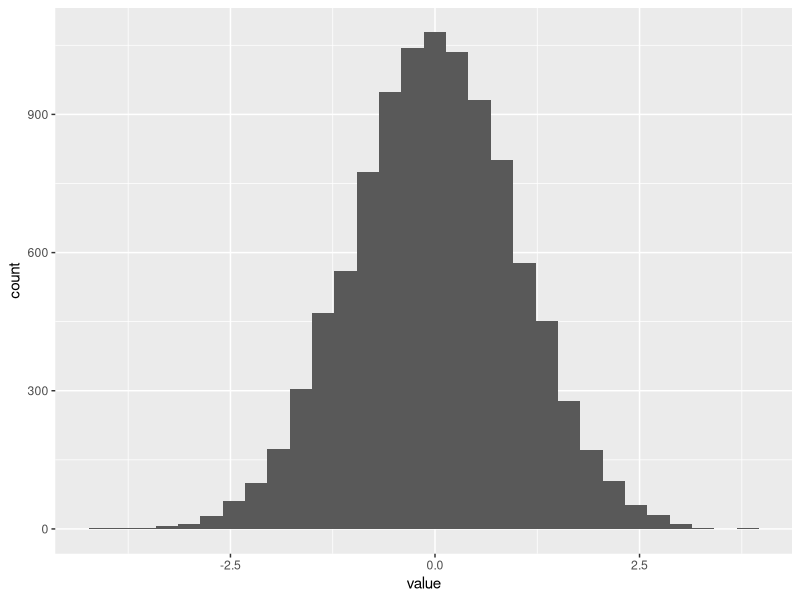
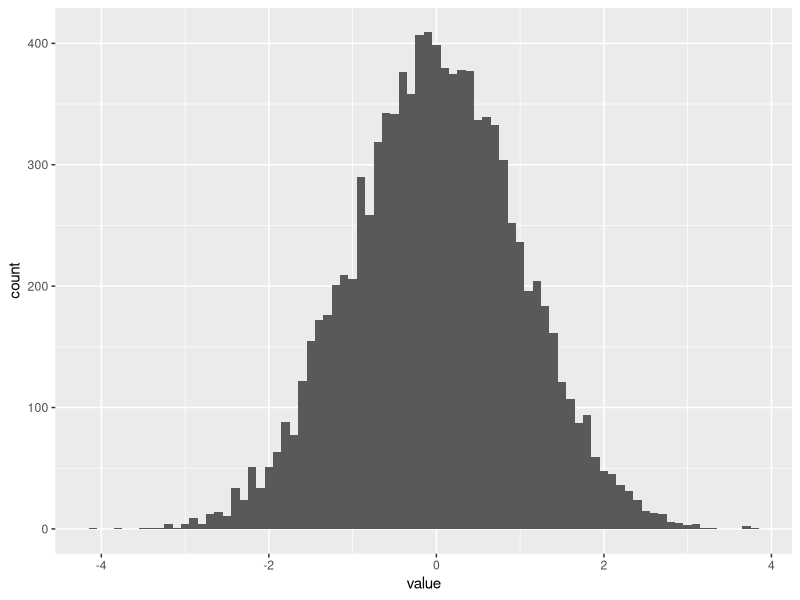
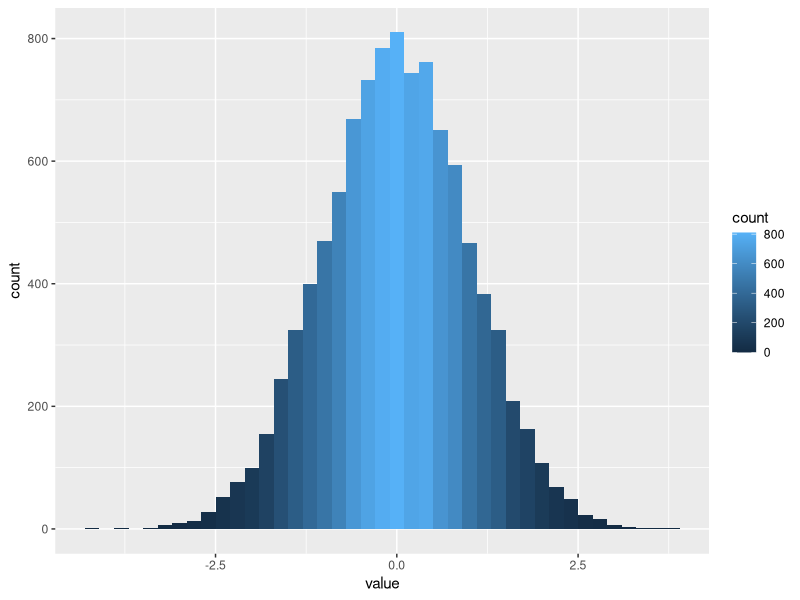
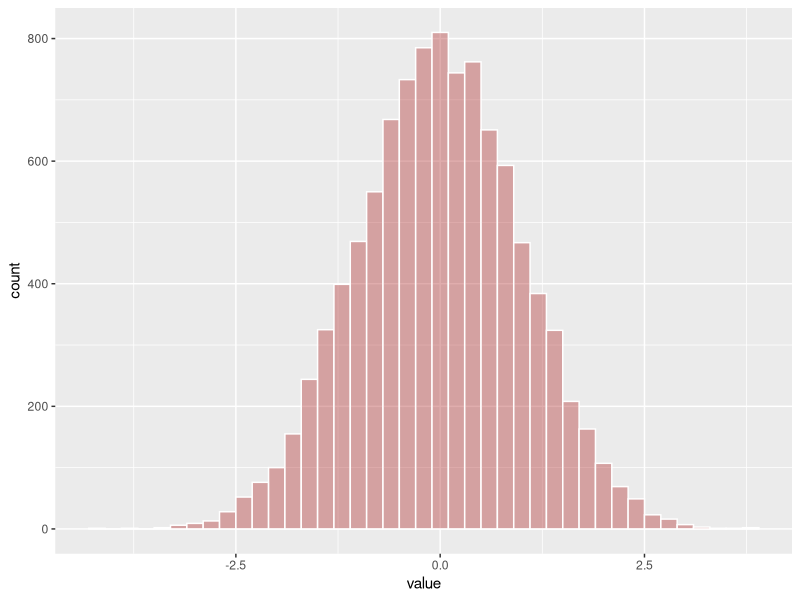

Reproduce these figures in R, in order. (Note: this script raises an error after producing the figures.)


library(ggplot2)

#1. Nhu Y
#-----------------HISTOGRAM----------------#
## Basic ggplot2 histogram
library(ggplot2)
data = data.frame(value=rnorm(10000))
data
head(data)
ggplot(data,aes(x=value)) +
  geom_histogram() #bins = 0.2
ggplot(data,aes(x=value)) +
  geom_histogram(binwidth = 0.1)

##change color
ggplot(data,aes(x=value)) +
  geom_histogram(binwidth = 0.2, aes(fill = ..count..))
ggplot(data,aes(x=value)) +
  geom_histogram(binwidth = 0.2,col = "white",fill = rgb(0.7,0.2,0.2,0.4)) #rgb la ham cho phep tao mau theo cuong do tu 0 den 1
?rgb



#2. Thuy Hong




#3. Hong Lam





#4. Truong Han




#5. Minh Ly



#6. Hong Phuc




#7. Cung Bac
data %>%
  filter( price<300 ) %>%
  ggplot( aes(x=price)) +
  stat_bin(breaks=seq(0,300,10), fill="#69b3a2", color="#e9ecef", alpha=0.9) +
  ggtitle("Night price distribution of Airbnb appartements") +
  theme_ipsum() +
  theme(
    plot.title = element_text(size=12)
  )









